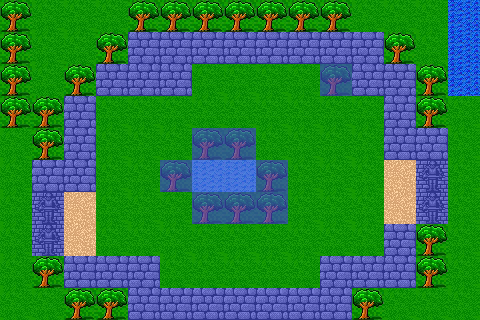

This is a level from a 2D game, rendered from its Tiled map with the project's own tilesets. A one-line summary and the map file follow, with tile-layer data summarised:
An orthogonal 15x10 tile map with 32x32 px tiles, 3 tile layers (background, wall, collidable), 3 tilesets and 9 objects (pushMan, stone0, stone1, stone2, stone3, ...).

<map version="1.0" orientation="orthogonal" renderorder="right-down" width="15" height="10" tilewidth="32" tileheight="32" nextobjectid="81">
 <tileset firstgid="1" name="dg_grounds32" tilewidth="32" tileheight="32">
  <image source="dg_grounds32.png" width="288" height="608" />
 </tileset>
 <tileset firstgid="172" name="collidable_tiles" tilewidth="32" tileheight="32">
  <image source="collidable_tiles.png" width="32" height="32" />
  <tile id="0">
   <properties>
    <property name="Collidable" value="true" />
   </properties>
  </tile>
 </tileset>
 <tileset firstgid="173" name="dg_extra132" tilewidth="32" tileheight="32">
  <image source="dg_extra132.png" width="288" height="512" />
 </tileset>
 <layer name="background" width="15" height="10">
  <data>[150 cells, 150 non-empty, 6 distinct tile ids]</data>
 </layer>
 <layer name="wall" width="15" height="10">
  <data>[150 cells, 38 non-empty, 2 distinct tile ids]</data>
 </layer>
 <layer name="collidable" width="15" height="10" opacity="0.66">
  <data>[150 cells, 48 non-empty, 1 distinct tile ids]</data>
 </layer>
 <objectgroup name="objects">
  <object id="21" name="pushMan" x="224" y="224" width="32" height="32" />
  <object id="23" name="stone0" x="320" y="128" width="32" height="32" />
  <object id="51" name="stone1" x="320" y="192" width="32" height="32" />
  <object id="62" name="stone2" x="128" y="128" width="32" height="32" />
  <object id="64" name="stone3" x="128" y="192" width="32" height="32" />
  <object id="70" name="des0" x="384" y="128" width="32" height="32" />
  <object id="72" name="des1" x="384" y="160" width="32" height="32" />
  <object id="77" name="des2" x="64" y="160" width="32" height="32" />
  <object id="79" name="des3" x="64" y="192" width="32" height="32" />
 </objectgroup>
</map>